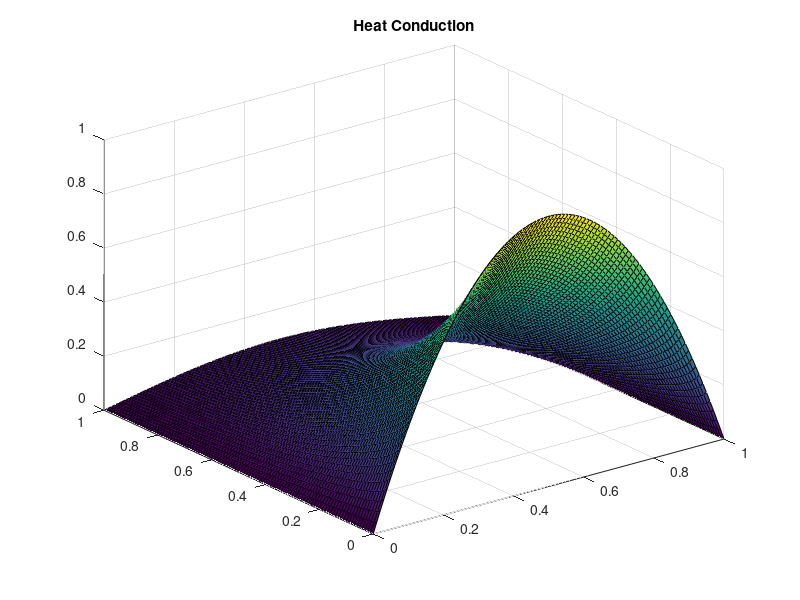

Write MATLAB code to recreate this figure.
L = 1;
k = 1;
for n=1:40    
    fun = @(x) 4.*(x/L).*(1-x/L).*sin((n.*pi.*x)/L);
    b(n) = 2 * integral(fun,0, 1);
end

u = zeros(100, 100);
t = linspace(0, 0.25);
x = linspace(0, 1);
for ti=1:length(t)
    for xi=1:length(x)
        for n=1:40
            u(ti, xi) = u(ti, xi) + b(n) .* sin(n.*pi.*x(xi)/L).*exp(-((n^2.*pi^2.*k/L^2).*t(ti)));
        end
    end
end

[X, Y] = meshgrid(x);
surf(X, Y, u);
title('Heat Conduction');